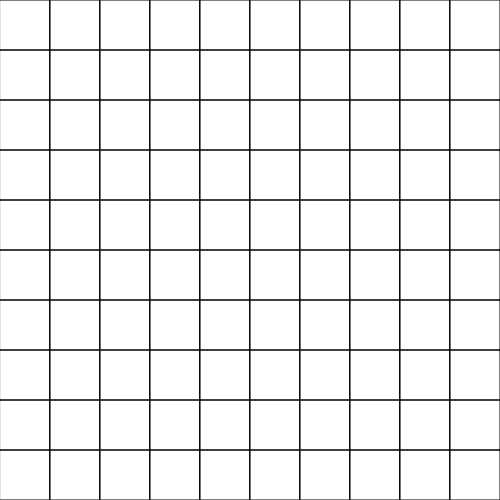
Frame 1 (no input)
Frame 60 (no input): identical to frame 1, image omitted
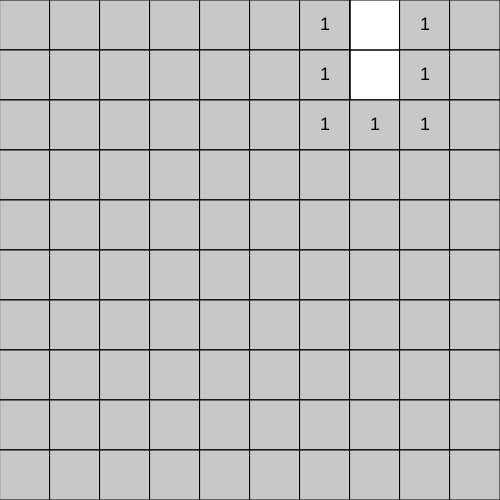
Frame 120 (the mouse pressed at the canvas centre since frame 60)

The p5.js sketch that drew these frames (run headless with seeded random() and noise() and a simulated clock; from frame 60 on, the mouse is pressed at the canvas centre):

// p5.js sketch
// ── sketch.js
function make2DArray(rows, cols) {
    var arr = new Array(rows);
    for (var i = 0; i < arr.length; i++) {
        arr[i] = new Array(cols);
    }
    return arr;
}

var grid;
var rows;
var cols;
var w = 50;
var cells = 10;

var mines = 1;

function setup() {
    playing = true;
    createCanvas(w * cells, w * cells);

    rows = floor(height / w);
    cols = floor(width / w);

    grid = make2DArray(rows, cols);
    for (var i = 0; i < rows; i++) {
        for (var j = 0; j < cols; j++) {
            grid[i][j] = new Cell(i, j, w);
        }
    }

    var options = [];
    for (var i = 0; i < rows; i++) {
        for (var j = 0; j < cols; j++) {
            options.push([i, j]);
        }
    }
    for (var n = 0; n < mines; n++) {
        var index = floor(random(options.length));
        var i = options[index][0];
        var j = options[index][1];
        options.splice(index, 1);
        grid[i][j].mine = true;
    }

    for (var i = 0; i < rows; i++) {
        for (var j = 0; j < cols; j++) {
            grid[i][j].countMines();
        }
    }
}

var playing = true;
var p;
var b;

function gameOver() {
    playing = false;
    for (var i = 0; i < rows; i++) {
        for (var j = 0; j < cols; j++) {
            if (grid[i][j].mine) {
                grid[i][j].reveal();
            }
            if (grid[i][j].flagged && !grid[i][j].mine) {
                grid[i][j].wrong = true;
            }  
        }
    }
    b = createButton("New Game");
    b.mousePressed(newGame);
}

function gameWon() {
    playing = false;
    p = createP("Congratulations, you won!");
    b = createButton("New Game");
    b.mousePressed(newGame);
}

var rightPressed = false;
function mousePressed() {
    if (mouseButton == LEFT) {
        if (playing) {
            var i = floor(mouseX / w);
            var j = floor(mouseY / w);
            if (!grid[i][j].flagged) {
                grid[i][j].reveal();
                if (grid[i][j].mine) {
                    grid[i][j].wrong = true;
                    gameOver();
                }
            }
            var cleared = 0;
            for (var i = 0; i < rows; i++) {
                for (var j = 0; j < cols; j++) {
                    if (grid[i][j].revealed && !grid[i][j].mine) {
                        cleared++;
                    }
                }
            }
            if (cleared == cells * cells - mines) {
                gameWon();
            }
        }
    }

    if (mouseButton == RIGHT) {
        if (mouseX < w * cells && mouseY < w * cells) {
            console.log("dont show");
            document.oncontextmenu = function() {
                return false;
            }
            if (playing) {
                var i = floor(mouseX / w);
                var j = floor(mouseY / w);
                grid[i][j].flag();
            }
        }
        else {
            console.log("go here");
            document.oncontextmenu = function() {
                return true;
            }
        }
        
    } 
}

function newGame() {
    p.remove();
    b.remove();
    setup();
}

function draw() {
    background(255);
    for (var i = 0; i < rows; i++) {
        for (var j = 0; j < cols; j++) {
            grid[i][j].show();
        }
    }
}
// ── cell.js
function Cell(i, j, w) {
    this.i = i;
    this.j = j;
    this.x = i * w;
    this.y = j * w;
    this.w = w;
    this.neighborCount = 0;
    this.mine = false;
    this.revealed = false;
    this.flagged = false;
    this.wrong = false;
}

Cell.prototype.show = function() {
    if (this.wrong) {
        fill("red");
    }
    else {
        noFill();
    }
    rect(this.x, this.y, this.w);

    if (this.revealed) {
        if (this.mine) {
            if (!this.flagged) {
                fill(127);
                ellipse(this.x + this.w * 0.5, this.y + this.w * 0.5, this.w * 0.5);
            }
        }
        else {
            fill(200);
            rect(this.x, this.y, this.w);
            if (this.neighborCount > 0) {
                textAlign(CENTER);
                textSize(18);
                fill(0);
                text(this.neighborCount, this.x + this.w * 0.5, this.y +  this.w * 0.6);
            }
        }
    }

    if (this.flagged) {
        fill(127);
        triangle(this.x + this.w * 0.5, this.y + this.w * 0.25, this.x + this.w * 0.25, this.y + this.w * 0.75, this.x + w * 0.75, this.y + this.w * 0.75);
    }
}

Cell.prototype.countMines = function() {
    if (this.mine) {
        this.neighborCount = -1;
    }
    var total = 0;
    for (var row = -1; row <= 1; row++) {
        for (var col = -1; col <= 1; col++) {
            var i = this.i + row;
            var j = this.j + col;
            if (i > -1 && i < rows && j > -1 && j < cols) {
                var neighbor = grid[i][j];
                if (neighbor.mine) {
                    total++;
                }
            }
        }
    }
    this.neighborCount = total;
}

Cell.prototype.reveal = function() {
    this.revealed = true;
    if (this.neighborCount == 0) {
        this.floodFill();
    }
}

Cell.prototype.flag = function() {
    if (!this.revealed) {
        if (this.flagged) {
            this.flagged = false;
        }
        else if (!this.flagged) {
            this.flagged = true;
        }
    }
}

Cell.prototype.floodFill = function() {
    for (var row = -1; row <= 1; row++) {
        for (var col = -1; col <= 1; col++) {
            var i = this.i + row;
            var j = this.j + col;
            if (i > -1 && i < rows && j > -1 && j < cols) {
                var neighbor = grid[i][j];
                if (!neighbor.mine && !neighbor.revealed && !neighbor.flagged) {
                    neighbor.reveal();
                }
            }
        }
    }
}
